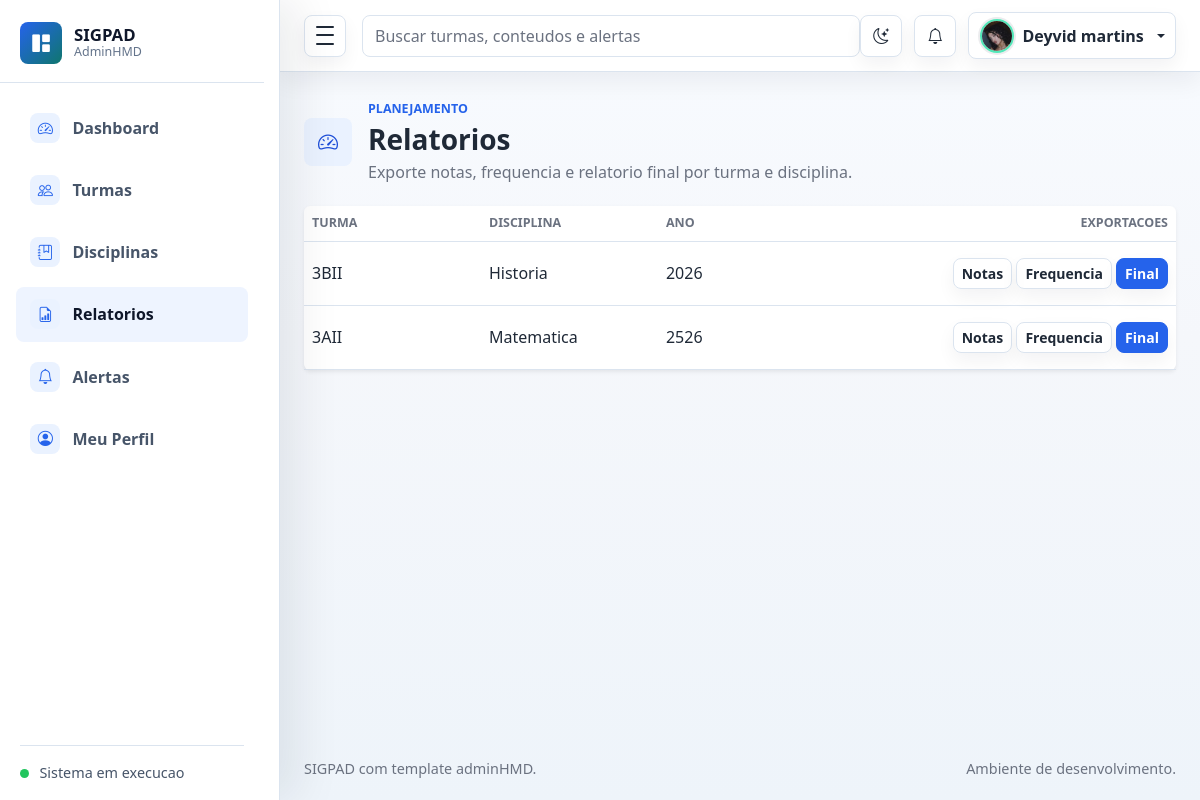
/relatorios/ (signed in), run on an earlier commit of the app's database.
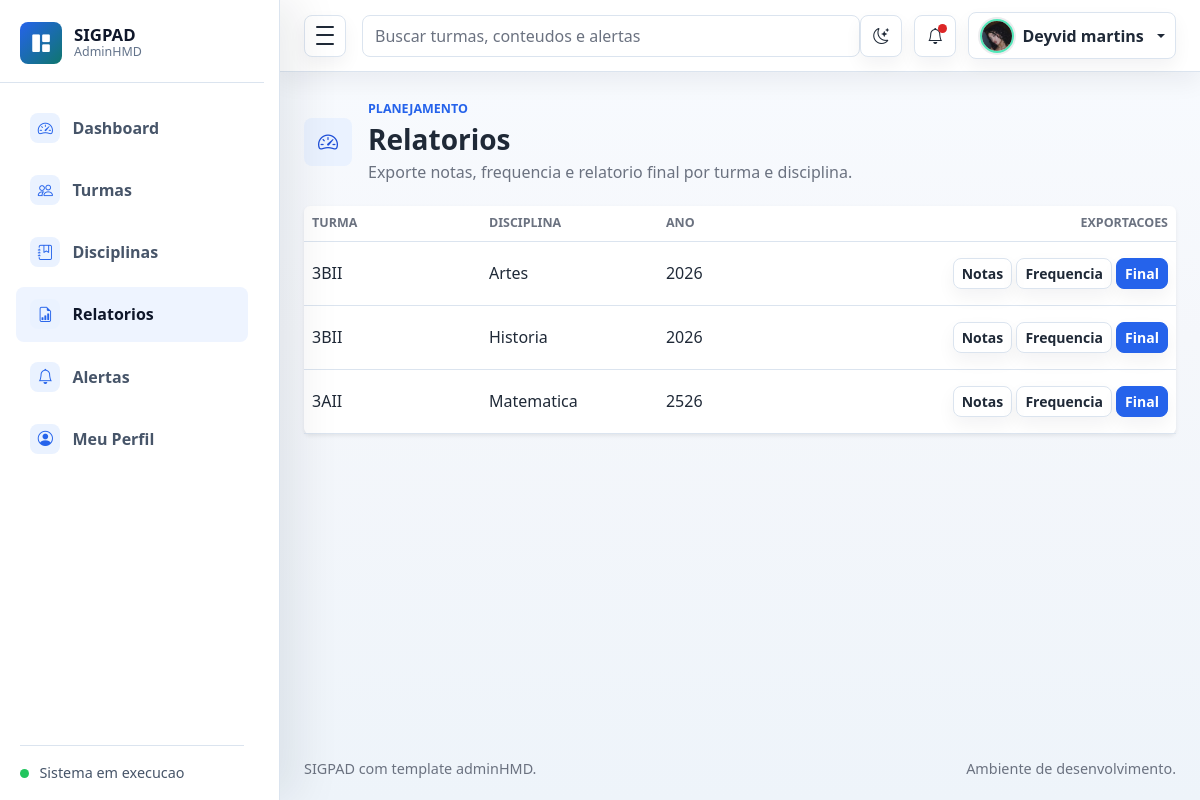
And on a later commit of the database.
### planejamento/models.py (models this page shows, shortened)
class Disciplina(models.Model):
    TIPO_PERIODO_CHOICES = TIPO_PERIODO_CHOICES
    turma = models.ForeignKey(
        Turma,
        verbose_name='turma',
        on_delete=models.CASCADE,
        related_name='disciplinas',
        null=True,
        blank=True,
    )
    professor = models.ForeignKey(User, verbose_name='professor', on_delete=models.CASCADE, null=True, blank=True)
    nome = models.CharField('nome', max_length=120)
    descricao = models.TextField('descricao', blank=True)
    carga_horaria = models.PositiveIntegerField('carga horaria')
    tipo_periodo = models.CharField(
        'tipo de periodo',
        max_length=20,
        choices=TIPO_PERIODO_CHOICES,
        default='BIMESTRE',
    )
    quantidade_aulas = models.PositiveIntegerField('quantidade de aulas', default=0)
    nota_total = models.DecimalField('nota total por periodo', max_digits=5, decimal_places=2, default=10)
    media_aprovacao = models.DecimalField('media de aprovacao', max_digits=5, decimal_places=2, default=6)
    ano_escolar = models.CharField('ano escolar', max_length=50)
    created_at = models.DateTimeField('criado em', auto_now_add=True)
    class Meta:
        verbose_name = 'Disciplina'
        verbose_name_plural = 'Disciplinas'
        ordering = ['nome']

class Turma(models.Model):
    TURNO_CHOICES = [
        ('MATUTINO', 'Matutino'),
        ('VESPERTINO', 'Vespertino'),
        ('NOTURNO', 'Noturno'),
        ('INTEGRAL', 'Integral'),
    ]
    professor = models.ForeignKey(User, verbose_name='professor', on_delete=models.CASCADE)
    nome = models.CharField('nome', max_length=100)
    ano_letivo = models.PositiveIntegerField('ano letivo')
    turno = models.CharField('turno', max_length=20, choices=TURNO_CHOICES)
    descricao = models.TextField('descricao', blank=True, null=True)
    created_at = models.DateTimeField('criado em', auto_now_add=True)
    class Meta:
        verbose_name = 'Turma'
        verbose_name_plural = 'Turmas'
        ordering = ['-ano_letivo', 'nome']

### planejamento/views.py (the view)
# urls.py: path('relatorios/', views.relatorio_lista, name='relatorio_lista'),
@login_required
def relatorio_lista(request):
    turmas = Turma.objects.filter(professor=request.user)
    disciplinas = Disciplina.objects.filter(professor=request.user).select_related('turma')
    return render(request, 'relatorios/lista.html', {'turmas': turmas, 'disciplinas': disciplinas})

### planejamento/context_processors.py (called while the page is built)
def perfil_usuario_logado(request):
    if not request.user.is_authenticated:
        return {'perfil_usuario_logado': None}
    perfil, _ = PerfilUsuario.objects.get_or_create(usuario=request.user)
    alertas = Alerta.objects.filter(usuario=request.user, lido=False)
    return {
        'perfil_usuario_logado': perfil,
        'alertas_nao_lidos_navbar': alertas.count(),
        'alertas_navbar': alertas_gerais_usuario(request.user),
    }

### planejamento/models.py (called while the page is built)
    def get_badge_class(self):
        classes = {
            'INICIO': 'text-bg-primary',
            'ATRASO': 'text-bg-danger',
            'SISTEMA': 'text-bg-warning',
        }
        if self.lido:
            return 'text-bg-secondary'
        return classes.get(self.tipo, 'text-bg-secondary')

    def get_icon_class(self):
        icons = {
            'INICIO': 'bi bi-play-circle',
            'ATRASO': 'bi bi-exclamation-triangle',
            'SISTEMA': 'bi bi-info-circle',
        }
        return icons.get(self.tipo, 'bi bi-bell')

### templates/relatorios/lista.html (shortened to what this page needs)
{% extends 'base.html' %}
{% block page_title %}Relatorios{% endblock %}
{% block page_subtitle %}Exporte notas, frequencia e relatorio final por turma e disciplina.{% endblock %}
{% block content %}
<div class="card border-0 shadow-sm">
    <div class="table-responsive">
        <table class="table table-hover align-middle mb-0">
            <thead>
                <tr>
                    <th>Turma</th>
                    <th>Disciplina</th>
                    <th>Ano</th>
                    <th class="text-end">Exportacoes</th>
                </tr>
            </thead>
            <tbody>
                {% for disciplina in disciplinas %}
                    <tr>
                        <td>{{ disciplina.turma.nome }}</td>
                        <td>{{ disciplina.nome }}</td>
                        <td>{{ disciplina.turma.ano_letivo }}</td>
                        <td class="text-end">
                            <a class="btn btn-sm btn-outline-secondary" href="{% url 'exportar_notas_pdf' disciplina.turma.id %}?disciplina={{ disciplina.id }}">Notas</a>
                            <a class="btn btn-sm btn-outline-secondary" href="{% url 'exportar_frequencia_pdf' disciplina.turma.id %}?disciplina={{ disciplina.id }}">Frequencia</a>
                            <a class="btn btn-sm btn-primary" href="{% url 'relatorio_final' disciplina.turma.id %}?disciplina={{ disciplina.id }}">Final</a>
                        </td>
                    </tr>
                {% empty %}
                    <tr>
                        <td colspan="4" class="text-center text-muted py-4">Nenhuma disciplina cadastrada.</td>
                    </tr>
                {% endfor %}
            </tbody>
        </table>
    </div>
</div>
{% endblock %}

### templates/base.html (shortened to what the changed rows need)
{% load static %}
<!doctype html>
<html lang="pt-br">
<head>
    <link rel="stylesheet" href="{% static 'assets/css/bootstrap.min.css' %}">
    <link rel="stylesheet" href="{% static 'assets/vendors/bootstrap-icons/bootstrap-icons.css' %}">
    <link rel="stylesheet" href="{% static 'assets/css/style.css' %}">
</head>
<body>
    <div class="admin-shell">
        <div class="admin-main">
            <nav class="navbar admin-navbar navbar-expand bg-white">
                <div class="container-fluid px-3 px-lg-4">
                    <div class="navbar-actions ms-auto">
                        <div class="dropdown">
                            <button class="icon-button" type="button" data-bs-toggle="dropdown" aria-expanded="false" aria-label="Notificacoes">
                                {% if alertas_nao_lidos_navbar %}
                                    <span class="notification-dot"></span>
                                {% endif %}
                                <i class="bi bi-bell" aria-hidden="true"></i>
                            </button>
                        </div>
                    </div>
                </div>
            </nav>
            <main class="dashboard-content">
                <div class="container-fluid px-3 px-lg-4 py-4">
                    <div class="page-heading">
                        <div class="page-heading-copy">
                            <div>
                                <h1 class="h3 mb-1">{% block page_title %}Dashboard{% endblock %}</h1>
                            </div>
                        </div>
                    </div>
                    {% block content %}{% endblock %}
                </div>
            </main>
        </div>
    </div>
</body>
</html>

What changed in the data, as far as the page shows it:
added Disciplina: turma.nome "3BII", nome "Artes", turma.ano_letivo "2026"
